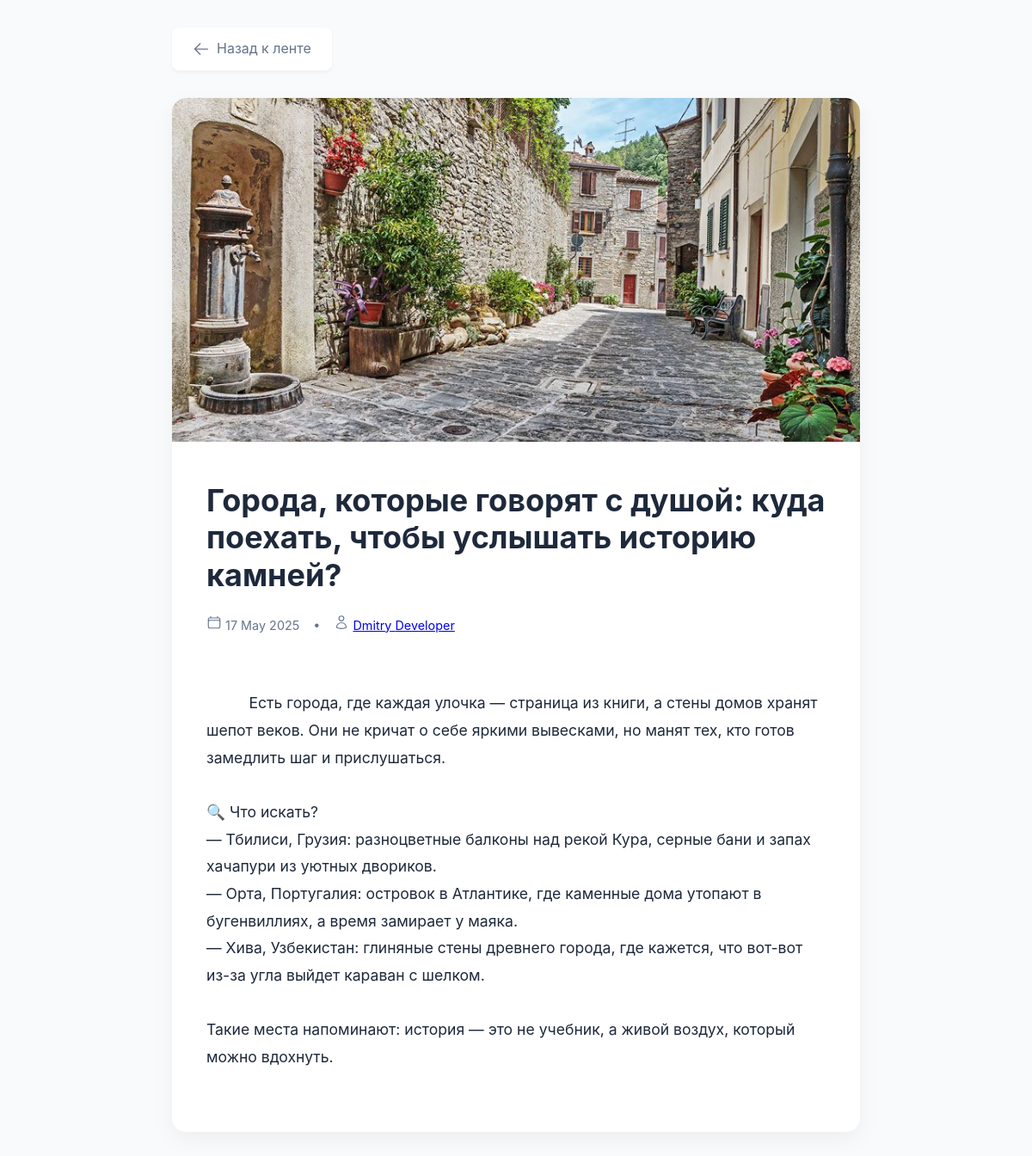
Screenshot of /post/2 with the database file from the repository.
### main.py (models this page shows)
class Post(db.Model):
    id = db.Column(db.Integer, primary_key=True)
    title = db.Column(db.String(200), nullable=False)
    description = db.Column(db.String(500))
    cover = db.Column(db.String(200), nullable=False)
    date = db.Column(db.DateTime, default=datetime.utcnow)
    user_id = db.Column(db.Integer, db.ForeignKey('user.id'), nullable=False)
    author = relationship('User', back_populates='posts')

class User(db.Model):
    id = db.Column(db.Integer, primary_key=True)
    last_name = db.Column(db.String(100), nullable=False)
    first_name = db.Column(db.String(100), nullable=False)
    username = db.Column(db.String(100), unique=True, nullable=False)
    email = db.Column(db.String(120), unique=True, nullable=False)
    phone = db.Column(db.String(50), nullable=False)
    city = db.Column(db.String(100), nullable=False)
    date_of_birth = db.Column(db.Date, nullable=True)
    password_hash = db.Column(db.String(200), nullable=False)
    avatar = db.Column(db.String(200), nullable=True)
    about = db.Column(db.Text, nullable=True)
    created_at = db.Column(db.DateTime, default=datetime.utcnow)
    updated_at = db.Column(db.DateTime, default=datetime.utcnow, onupdate=datetime.utcnow)
    posts = relationship('Post', back_populates='author')

### main.py (the view)
@app.route('/post/<int:post_id>')
def post_detail(post_id):
    post = Post.query.get_or_404(post_id)
    return render_template('post.html', post=post)

### templates/post.html (shortened to what this page needs)
<!DOCTYPE html>
<html lang="ru">
<head>
</head>
<body>
  <div class="container">
    <a href="javascript:history.back()" class="back-btn">
      <svg xmlns="http://www.w3.org/2000/svg" fill="none" viewBox="0 0 24 24" stroke-width="1.5" stroke="currentColor">
        <path stroke-linecap="round" stroke-linejoin="round" d="M10.5 19.5L3 12m0 0l7.5-7.5M3 12h18" />
      </svg>
      Назад к ленте
    </a>
    <div class="post-card">
      <img
        src="{{ url_for('media_file', filename=post.cover) }}"
        alt="Обложка поста"
        class="post-image"
      >
      <div class="post-content">
        <h1 class="post-title">{{ post.title }}</h1>
        <div class="post-meta">
          <span class="meta-item">
            {{ post.date.strftime('%d %B %Y') }}
          </span>
          •
          <span class="meta-item">
            <a href="{{ url_for('user_profile', user_id=post.author.id) }}" class="author-name">
                {{ post.author.first_name }} {{ post.author.last_name }}
            </a>
          </span>
        </div>
        <div class="post-text">
          {{ post.description }}
        </div>
      </div>
    </div>
  </div>
</body>
</html>

### templates/post.html (style rules this page uses)
:root { --primary: #6366f1; --primary-hover: #4f46e5; --background: #f8fafc; --surface: #ffffff; --text: #1e293b; --text-secondary: #64748b; }
* { box-sizing: border-box; margin: 0; padding: 0; font-family: 'Inter', system-ui, -apple-system, sans-serif; }
body { background: var(--background); color: var(--text); line-height: 1.6; padding: 2rem; }
.container { max-width: 800px; margin: 0 auto; }
.back-btn { display: inline-flex; align-items: center; gap: 0.5rem; text-decoration: none; color: var(--text-secondary); padding: 0.75rem 1.5rem; border-radius: 8px; transition: all 0.2s ease; margin-bottom: 2rem; background: var(--surface); box-shadow: 0 2px 4px rgba(0, 0, 0, 0.05); }
.back-btn svg { width: 20px; height: 20px; }
.post-card { background: var(--surface); border-radius: 16px; box-shadow: 0 8px 24px rgba(0, 0, 0, 0.05); overflow: hidden; }
.post-image { width: 100%; height: 400px; object-fit: cover; border-radius: 16px 16px 0 0; transition: transform 0.3s ease; }
.post-content { padding: 2.5rem; }
.post-title { font-size: 2.25rem; line-height: 1.2; margin-bottom: 1.5rem; color: var(--text); }
.post-meta { display: flex; align-items: center; gap: 1rem; margin-bottom: 2rem; color: var(--text-secondary); font-size: 0.9rem; }
.post-meta svg { width: 18px; height: 18px; }
.post-text { font-size: 1.1rem; line-height: 1.8; color: var(--text); white-space: pre-wrap; }

### rows the page displays
Post: cover (picture), title "Города, которые говорят с душой: куда поехать, чтобы услышать историю камней?", date "17 May 2025", description "Есть города, где каждая улочка — страница из книги, а стены домов хранят шепот веков. Они не кричат о себе яркими вывесками, но манят тех, кто готов замедлить шаг и прислушаться. 🔍 Что искать? — Тбилиси, Грузия: разноцветные балконы над рекой Кура, серные бани и запах хачапури из уютных двориков. — Орта, Португалия: островок в Атлантике, где каменные дома утопают в бугенвиллиях, а время замирает у маяка. — Хива, Узбекистан: глиняные стены древнего города, где кажется, что вот-вот из-за угла выйдет караван с шелком. Такие места напоминают: история — это не учебник, а живой воздух, который можно вдохнуть."
User: author.first_name "Dmitry", author.last_name "Developer"
